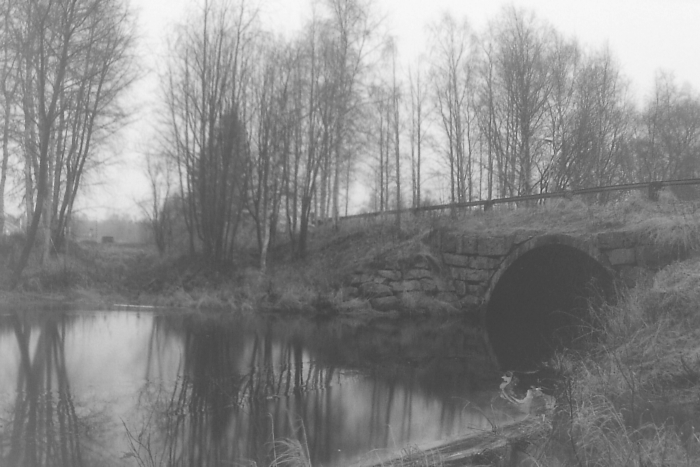
#> input picture Histogram Equalization/image.png, 1400 x 933 px, given in place of image.jpeg, which was not available (shown at 1/2 size)
$ jupyter execute HarrisCornerDetection.ipynb   (text cells are left out)
#> lines starting #> are read from the running program, lines starting #| are printed output that depends on the picture; pictures that were not available may be replaced by others from this repository, and a replacement may not be noted
[cell 1]
import cv2
import numpy as np
import matplotlib.pyplot as plt

image = cv2.imread('image.jpeg')
#> image is the input picture: shape (933, 1400, 3); min 48, max 249, mean 135
image = cv2.cvtColor(image, cv2.COLOR_BGR2RGB)
grayImage = cv2.cvtColor(image, cv2.COLOR_BGR2GRAY)

[cell 2]
print(grayImage.shape)
#| (933, 1400)

[cell 3]
scale = 30
imageWidth = int(grayImage.shape[0] * scale / 100)
#> imageWidth = 279
imageHeight = int(grayImage.shape[1] * scale / 100)
#> imageHeight = 420

dimension = (imageWidth, imageHeight)
#> dimension = (279, 420)

resizedImage = cv2.resize(grayImage, dimension, interpolation = cv2.INTER_AREA)
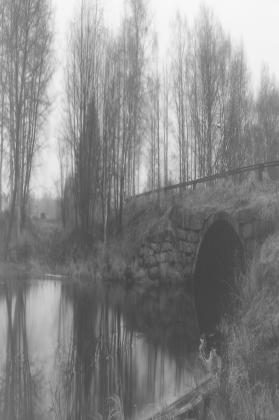
#> resizedImage: shape (420, 279); min 65, max 248, mean 135

[cell 4]
resizedImage = np.float32(resizedImage)
blurImage = cv2.GaussianBlur(resizedImage, (5, 5), 0)

[cell 5]
import scipy.ndimage as sn

def gradientImage(image):
    gradX = np.array([[-1, 0, 1],
                      [-2, 0, 2],
                      [-1, 0, 1]])
    gradY = np.array([[-1, -2, -1],
                      [0, 0, 0],
                      [1, 2, 1]])

    gradXImage = sn.filters.convolve(image, gradX)
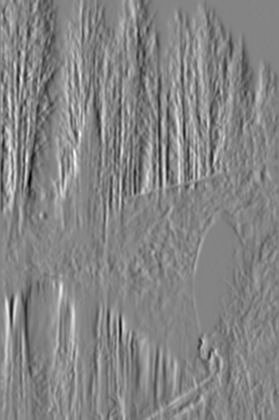
#> gradXImage: shape (420, 279) float32; min -214.7, max 198.5, mean 0.2; drawn with min black and max white
    gradYImage = sn.filters.convolve(image, gradY)
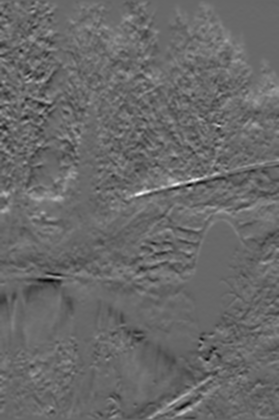
#> gradYImage: shape (420, 279) float32; min -130.2, max 189.5, mean 2.2; drawn with min black and max white

    gradXImage = gradXImage / np.max(gradXImage)
    gradYImage = gradYImage / np.max(gradYImage)

    return gradXImage, gradYImage

gradX, gradY = gradientImage(blurImage)

[cell 6]
gradXX = np.square(gradX)
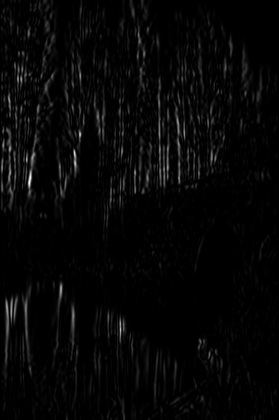
#> gradXX: shape (420, 279) float32; min 0, max 1.17, mean 0.0305; drawn with min black and max white
gradYY = np.square(gradY)
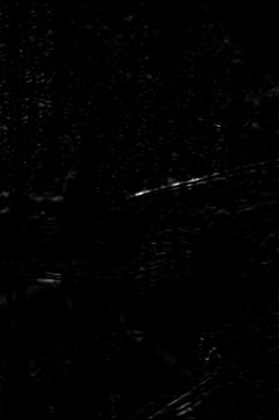
#> gradYY: shape (420, 279) float32; min 0, max 1, mean 0.00812
gradXY = gradX * gradY
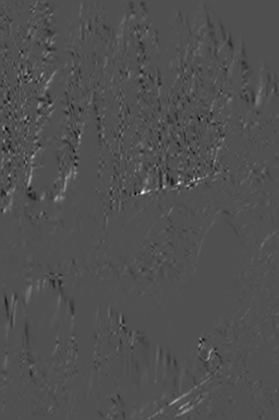
#> gradXY: shape (420, 279) float32; min -0.214, max 0.469, mean 0.000917; drawn with min black and max white

[cell 7]
k = 0.04
window = 3
width, height = blurImage.shape
#> width = 420; height = 279

offset = int(window / 2)
rangeX = width - offset
#> rangeX = 419
rangeY = height - offset
#> rangeY = 278

max = 0
tuple = []

for i in range (offset, rangeX):
    for j in range (offset, rangeY):
        sXX = np.sum(gradXX[i - offset : i + offset + 1, j - offset : j + offset + 1])
        sYY = np.sum(gradYY[i - offset : i + offset + 1, j - offset : j + offset + 1])
        sXY = np.sum(gradXY[i - offset : i + offset + 1, j - offset : j + offset + 1])

        determinant = (sXX * sYY) - np.square(sXY)
        trace = sXX + sYY

        response = determinant - k * (np.square(trace))

        tuple.append((i, j, response))
        if response > max:
            max = response
#> after the loop, max = 1.66; tuple = 115786 items

corner = []
threshold = 0.01 * max
#> threshold = 0.0166
for data in tuple:
    i, j, response = data
    if response > threshold:
        corner.append([i, j, response])
#> this loop made 115786 passes
#> (i, j, response) on passes 1 to 3: (1, 1, 0.00452), (1, 2, 0.00278), (1, 3, -0.00125)
#> after the loop, corner = 5968 items, first 6: [1, 38, 0.0266], [2, 37, 0.0285], [2, 38, 0.0586], [3, 31, 0.0218], [3, 32, 0.0195], [3, 33, 0.0181]

[cell 8]
distance = 10
finalCorner, xCorner, yCorner = [], [], []

sortedCorner = sorted(corner, key = lambda x: x[2], reverse = True)
#> sortedCorner = 5968 items, first 6: [193, 136, 1.66], [192, 136, 1.26], [178, 197, 1.2], [193, 135, 1.19], [182, 178, 1.05], [186, 162, 1]
finalCorner.append(sortedCorner[0][:-1])

for i in sortedCorner:
    for j in finalCorner:
        if abs(i[0] - j[0]) <= distance and abs(i[1] - j[1]) <= distance:
            break
    else:
        finalCorner.append(i[:-1])
        xCorner.append(i[1])
        yCorner.append(i[0])
#> this loop made 5968 passes
#> after the loop, finalCorner = 216 pairs, first value 6 to 418, second value 2 to 276; xCorner = 215 values, max 276 at index 192, min 2 at index 183, mean 125.5; yCorner = 215 values, max 418 at index 88, min 6 at index 170, mean 172.9

[cell 9]
plt.figure(figsize = (18, 18))

plt.subplot(431)
plt.imshow(image)
plt.title("Original Image")

plt.subplot(432)
plt.imshow(resizedImage, cmap = 'gray')
plt.title("Resized and Grayscale Image")

plt.subplot(433)
plt.imshow(blurImage, cmap = 'gray')
plt.title("Gaussian Blur Image")

plt.subplot(434)
plt.imshow(gradX, cmap = 'gray')
plt.title("Gradient X Image")

plt.subplot(435)
plt.imshow(gradY, cmap = 'gray')
plt.title("Gradient Y Image")

plt.subplot(436)
plt.imshow(gradXX, cmap = 'gray')
plt.title("Derivative Gradient X Image")

plt.subplot(437)
plt.imshow(gradYY, cmap = 'gray')
plt.title("Derivative Gradient Y Image")

plt.subplot(439)
plt.imshow(gradXY, cmap = 'gray')
plt.title("Cross Product X and Y Image")

plt.subplot(4, 3, 10)
plt.imshow(resizedImage, cmap = 'gray')
plt.title("Harris Corner without NMS Image")
for i in range (0, len(corner)):
    plt.plot(corner[i][1], corner[i][0], '.', color = 'red')

plt.subplot(4, 3, 12)
plt.imshow(resizedImage, cmap = 'gray')
plt.plot(xCorner, yCorner, '.', color = 'red')
plt.title("Harris Corner with NMS Image")

plt.show()
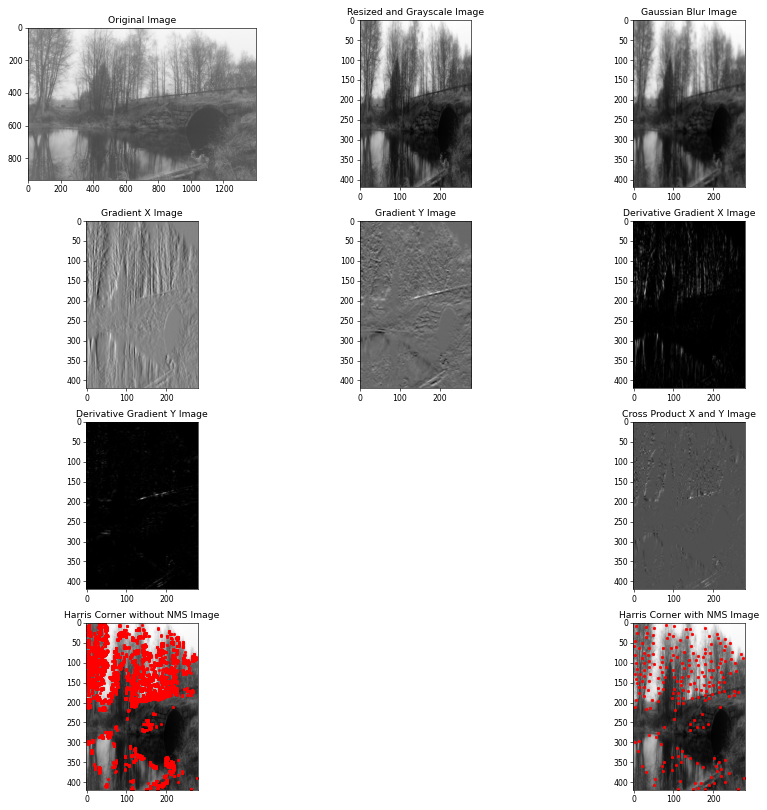
#> figure drawn by matplotlib, 10 panels
